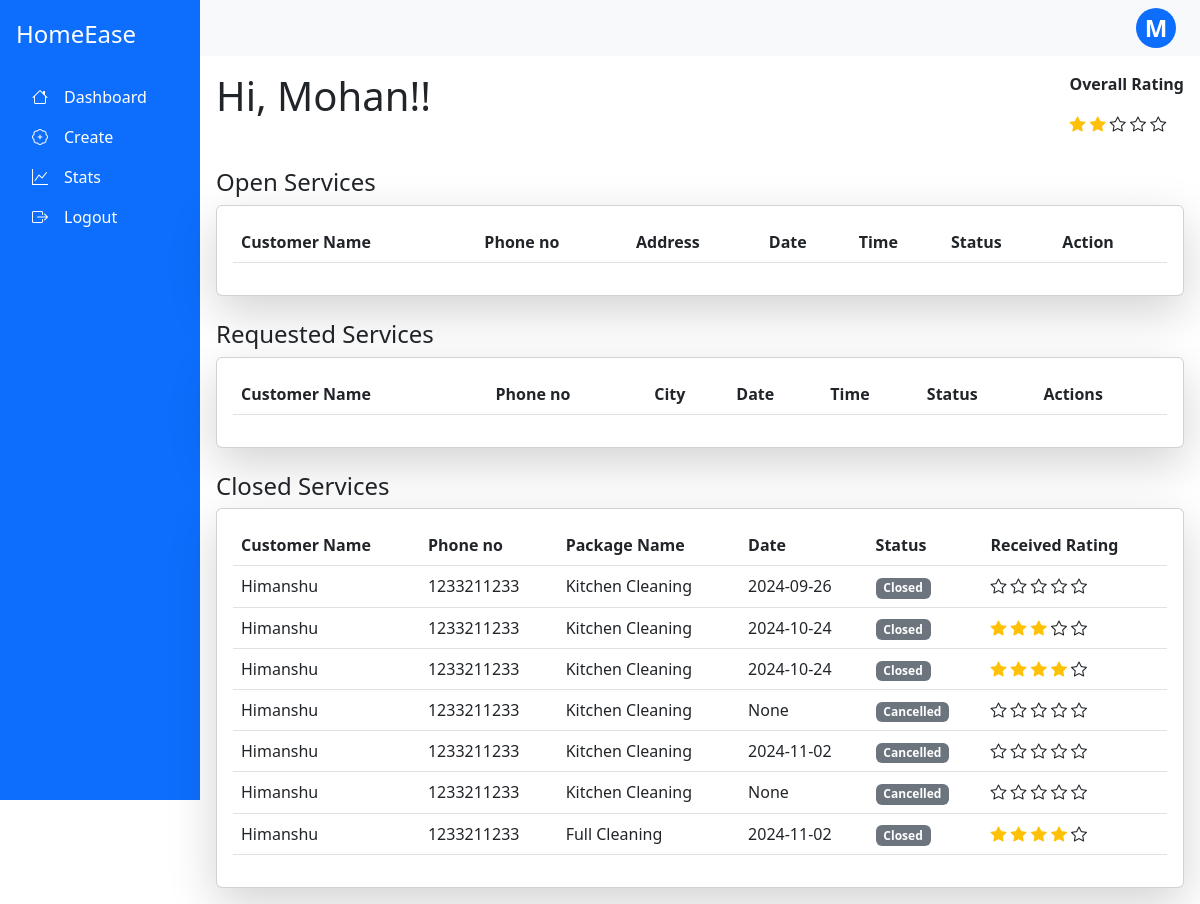
Page /serviceprovider/dashboard (signed in) on the committed database.
### app.py (models this page shows, shortened)
class ServiceProvider(db.Model,UserMixin):
    __tablename__='serviceprovider'
    sp_id=db.Column(db.Integer, primary_key=True, autoincrement= True)
    sp_name=db.Column(db.String,unique=True)
    sp_address=db.Column(db.String)
    sp_email=db.Column(db.String,unique=True)
    sp_password=db.Column(db.String)
    sp_exp=db.Column(db.Integer)
    sp_phone=db.Column(db.String)
    sp_city=db.Column(db.String)
    sp_rating=db.Column(db.Integer)
    sp_status=db.Column(db.String)
    sp_rfile=db.Column(db.String)
    sp_servicename=db.Column(db.String,db.ForeignKey("services.s_name"))
    mypackages=db.relationship("Package", backref="servprovider",cascade="all, delete-orphan")
    receive_request=db.relationship("Request",backref="servprovider",cascade="all, delete-orphan")

class Request(db.Model):
    __tablename__="request"
    r_id=db.Column(db.Integer, primary_key=True, autoincrement= True)
    sp_id=db.Column(db.Integer, db.ForeignKey("serviceprovider.sp_id"),nullable=False)
    c_id=db.Column(db.Integer, db.ForeignKey("customer.c_id"),nullable=False)
    p_id=db.Column(db.Integer, db.ForeignKey("package.p_id"),nullable=False)
    r_date=db.Column(db.String)
    r_time=db.Column(db.String)
    r_address=db.Column(db.String)
    r_city=db.Column(db.String)
    r_status=db.Column(db.String)
    r_rating=db.Column(db.Integer)

class Customer(db.Model,UserMixin):
    __tablename__="customer"
    c_id=db.Column(db.Integer, primary_key=True, autoincrement= True)
    c_name=db.Column(db.String,unique=True)
    c_address=db.Column(db.String)
    c_city=db.Column(db.String)
    c_email=db.Column(db.String,unique=True)
    c_password=db.Column(db.String)
    c_phone=db.Column(db.String)
    c_status=db.Column(db.String)
    Sent_Request=db.relationship("Request",backref="cust")

class Package(db.Model):
    __tablename__="package"
    p_id=db.Column(db.Integer, primary_key=True, autoincrement= True)
    p_name=db.Column(db.String)
    p_price=db.Column(db.Integer)
    p_description=db.Column(db.String)
    p_rating=db.Column(db.Integer)
    s_id=db.Column(db.Integer, db.ForeignKey("services.s_id"),nullable=False)
    sp_id=db.Column(db.Integer, db.ForeignKey("serviceprovider.sp_id"),nullable=False)
    req=db.relationship("Request",backref="pack")

### app.py (the view, shortened to what this page needs)
@app.route("/serviceprovider/dashboard", methods=["GET","POST"])
@login_required
def SPDashboard():
    if request.method=="GET" and "accept" in request.args:
        rid=request.args.get("rid")
        response=requests.put("http://127.0.0.1:5000/api/book/edit",json={"rid":rid,'r_status': 'Accepted'})
        if response.status_code==200:
            return redirect("/serviceprovider/dashboard")
        else:
            return "something went wrong"
    elif request.method=="GET":
        d=datetime.date.today()
        cd = d.strftime("%d-%m-%Y")
        r=db.session.query(Request).filter_by(sp_id=current_user.sp_id,r_date=cd,r_status="Accepted").all()
        Opser = db.session.query(Request).filter_by(sp_id=current_user.sp_id).filter(Request.r_status.in_(["Accepted", "Finished"])).all()
        reqser=db.session.query(Request).filter_by(sp_id=current_user.sp_id,r_status="Requested").all()
        closeser=db.session.query(Request).filter(Request.sp_id==current_user.sp_id,Request.r_status.in_(["Closed", "Cancelled"])).all()
        mypack=current_user.mypackages
        if mypack:
            rate=0
            for p in mypack:
                rate+=p.p_rating
            rating = math.ceil(rate / len(mypack))
        else:
            rating=0
        current_user.sp_rating=rating
        db.session.commit()
        return render_template("/ServiceProvider/serviceprovider.html",cu=current_user,
                               rating=int(current_user.sp_rating),todays_requests=r,open_services=Opser,requested_services=reqser,closed_services=closeser)

### app.py (called while the page is built)
@login_manager.user_loader
def load_user(user_id):
    utype,id=user_id.split("-")
    if utype=="c":
        return db.session.query(Customer).filter_by(c_id=id).first()
    elif utype=='sp':
        return db.session.query(ServiceProvider).filter_by(sp_id=id).first()
    else:
        return db.session.query(Admin).filter_by(admin_id=id).first()

### templates/ServiceProvider/serviceprovider.html (shortened to what this page needs)
{% extends "/ServiceProvider/serviceprovider_base.html" %}
{% block content %}
<div class="d-flex">
  <h1 class="mb-4 me-auto" >Hi, {{cu.sp_name}}!!</h1>
 {% if cu.sp_status=='Active' %}
  <div>
    <p><strong>Overall Rating</strong></p>
    {% for i in range(rating) %}
      <i class="bi bi-star-fill text-warning"></i>
    {% endfor %}
    {% for i in range(5-rating) %}
      <i class="bi bi-star"></i>
    {% endfor %}
  </div>
  {% endif %}
</div>
{% if cu.sp_status=="Requested" %}
<h3> Waiting for admin's approval</h3>
{% elif cu.sp_status=="Flagged" %}
<h3> You are blocked by admin.</h3>
{% elif cu.sp_status=="Rejected" %}
<h3> Sorry, Your request is declined by admin.</h3>
{% else %}
<h4 class="mt-4">Open Services</h4>
<div class="card shadow-lg">
<div class="card-body">
<table class="table">
<thead>
  <tr>
    <th>Customer Name</th>
    <th>Phone no</th>
    <th>Address</th>
    <th>Date</th>
    <th>Time</th>
    <th>Status</th>
    <th>Action</th>
  </tr>
</thead>
</table>
</div>
</div>
<h4 class="mt-4">Requested Services</h4>
<div class="card shadow-lg">
<div class="card-body">
  <table class="table">
  <thead>
      <tr>
          <th>Customer Name</th>
          <th>Phone no</th>
          <th>City</th>
          <th>Date</th>
          <th>Time</th>
          <th>Status</th>
          <th>Actions</th>
      </tr>
  </thead>
  </table>
</div>
</div>
<h4 class="mt-4">Closed Services</h4>
<div class="card shadow-lg">
  <div class="card-body">
    <table class="table">
      <thead>
          <tr>
            <th>Customer Name</th>
            <th>Phone no</th>
            <th>Package Name</th>
            <th>Date</th>
            <th>Status</th>
            <th>Received Rating</th>
          </tr>
      </thead>
      <tbody>
        {% for request in closed_services %}
          <tr>
            <td>{{request.cust.c_name}}</td>
            <td>{{request.cust.c_phone}}</td>
            <td>{{request.pack.p_name}}</td>
            <td>{{request.r_date}}</td>
            <td><span class="badge bg-secondary text-white">{{request.r_status}}</span></td>
              <td>
                {% for i in range(request.r_rating) %}
                <i class="bi bi-star-fill text-warning"></i>
                {% endfor %}
                {% for i in range(5-request.r_rating) %}
                <i class="bi bi-star"></i>
                {% endfor %}
              </td>
          </tr>
        {% endfor %}
      </tbody>
    </table>
  </div>
  {% endif %}
</div>
{% endblock %}

### templates/ServiceProvider/serviceprovider_base.html (shortened to what this page needs)
<!DOCTYPE html>
<html lang="en">
<head>
  <link href="https://cdn.jsdelivr.net/npm/bootstrap@5.3.0-alpha3/dist/css/bootstrap.min.css" rel="stylesheet">
  <link rel="stylesheet" href="https://cdn.jsdelivr.net/npm/bootstrap-icons/font/bootstrap-icons.css">
</head>
<body>
    <div class="container-fluid">
      <div class="row min-vh-100 d-flex flex-column flex-md-row">
        <nav class="col-md-3 col-lg-2 d-flex flex-column bg-primary text-white p-3 vh-100 position-fixed">
            <div class="text-start py-1 mb-3">
              <h4 class="text-white">HomeEase</h4>
            </div>
            <ul class="nav flex-column">
              <li class="nav-item">
                <a class="nav-link text-white" href="/serviceprovider/dashboard"><i class="bi bi-house"></i><span class="px-3">Dashboard</span></a>
              </li>
              <li class="nav-item">
                <a class="nav-link text-white" href="/serviceprovider/create"><i class="bi bi-patch-plus"></i><span class="px-3">Create</span></a>
              </li>
              <li class="nav-item">
                <a class="nav-link text-white" href="/serviceprovider/stats"><i class="bi bi-graph-up"></i><span class="px-3">Stats</span></a>
              </li>
              <li class="nav-item">
                <a class="nav-link text-white" href="/logout"><i class="bi bi-box-arrow-right"></i><span class="px-3">Logout</span></a>
              </li>
            </ul>
        </nav>
        <div class="col-md-9 ms-sm-auto col-lg-10 px-md-0">
          <nav class="navbar navbar-expand-lg navbar-light bg-light w-100">
            <div class="dropdown ms-auto me-4">
              <a href="#" class="d-flex align-items-center text-decoration-none bg-primary text-white rounded-circle justify-content-center " style="width: 40px; height: 40px; font-size: 1.5rem; font-weight: bold;"
                 id="dropdownUser" data-bs-toggle="dropdown" aria-expanded="false">
                 {{cu.sp_name[:1]}}
              </a>
            </div>
          </nav>
          <main class="p-3">
            {% block content %}
            {% endblock %}
          </main>
        </div>
      </div>
    </div>
</body>
</html>

### rows in the picture
ServiceProvider: sp_name "M", sp_name "Mohan", sp_status "Active" (drawn)
Request: cust.c_name "Himanshu", cust.c_phone "1233211233", pack.p_name "Kitchen Cleaning", r_date "2024-09-26", r_status "Closed", r_rating 0 (drawn)
Request: cust.c_name "Himanshu", cust.c_phone "1233211233", pack.p_name "Kitchen Cleaning", r_date "2024-10-24", r_status "Closed", r_rating 3 (drawn)
Request: cust.c_name "Himanshu", cust.c_phone "1233211233", pack.p_name "Kitchen Cleaning", r_date "2024-10-24", r_status "Closed", r_rating 4 (drawn)
Request: cust.c_name "Himanshu", cust.c_phone "1233211233", pack.p_name "Kitchen Cleaning", r_date "None", r_status "Cancelled", r_rating 0 (drawn)
Request: cust.c_name "Himanshu", cust.c_phone "1233211233", pack.p_name "Kitchen Cleaning", r_date "2024-11-02", r_status "Cancelled", r_rating 0 (drawn)
Request: cust.c_name "Himanshu", cust.c_phone "1233211233", pack.p_name "Kitchen Cleaning", r_date "None", r_status "Cancelled", r_rating 0 (drawn)
Request: cust.c_name "Himanshu", cust.c_phone "1233211233", pack.p_name "Full Cleaning", r_date "2024-11-02", r_status "Closed", r_rating 4 (drawn)
